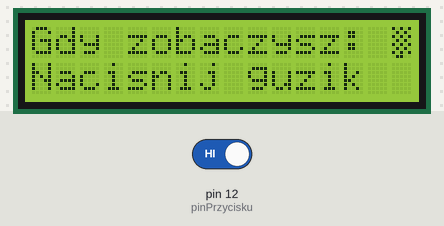
Bench run of a sketch on a simulated Arduino Uno, built with avr-gcc and run on an emulated ATmega328P. Shown: 16×2 character LCD. Inputs (shaded band) come from the test bench; at power-on: pin 12 (pinPrzycisku) HIGH. Random numbers use the default seed unless the sketch sets one.

Above: at 5.7 s.
5.8 s: pin 12 (pinPrzycisku) driven LOW
At 6.5 s:
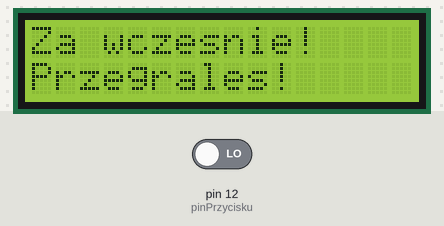
Timing chart, 0 to 8.8 s (numbered marks = the images above; inputs shaded):
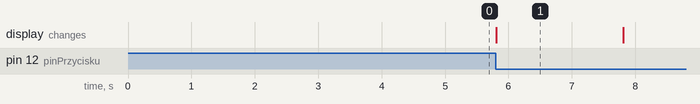

Measured:
- what the display in image 1 shows lasts 2.0 s, from 5.8 s to 7.8 s

The sketch:

Prosta_gra_lcd_nr2.ino
```cpp
#include <LiquidCrystal.h> //Dołączenie bilbioteki
LiquidCrystal lcd(2, 3, 4, 5, 6, 7); //Informacja o podłączeniu nowego wyświetlacza
int pinPrzycisku=12;
long timer =0;
long czasWyzwolenia;
boolean czyGraJestPrzegrana = false;

byte znak[7] = {
  B10101,
  B01010,
  B10101,
  B01010,
  B10101,
  B01010,
  B10101,
};

void setup() {
  pinMode(pinPrzycisku, INPUT_PULLUP);
  lcd.begin(16, 2); //Deklaracja typu
  lcd.createChar(0, znak); // tworzenie "customowego" znaku
  WyswietlEkranPoczatkowy ;

  randomSeed(analogRead(0)); // zapewnia, że losowane liczby są w pełni losowe
  // if analog input pin 0 is unconnected, random analog
  // noise will cause the call to randomSeed() to generate
  // different seed numbers each time the sketch runs.
  // randomSeed() will then shuffle the random function.
}

void WyswietlEkranPoczatkowy() {

  lcd.clear();
  lcd.setCursor(2,1);
  lcd.print("Sprawdz swoj");
  lcd.setCursor(0,1);
  lcd.print("refleks!");

  while (digitalRead(pinPrzycisku)==HIGH) {
  }

  lcd.clear();
  lcd.setCursor(0,0);
  lcd.print("Nacisnij guzik");
  lcd.setCursor(0,1);
  lcd.print("aby wystartowac");
  delay(300);

  while (digitalRead(pinPrzycisku)==HIGH) {
  }

}


void loop() {

  PoczatekTestu();
  test();


}

//--------------------------------------------

void PoczatekTestu(){
  lcd.clear();
  lcd.setCursor(0,0);
  lcd.print("Gdy zobaczysz: ");
  lcd.write(byte(0)); // wstawienie znaku
  lcd.setCursor(0,1);
  lcd.print("Nacisnij guzik");
  timer =0;
  while (timer < 5000) {
    delay(1);
    timer=timer+1;
    if (digitalRead(pinPrzycisku)==LOW) {
      timer==5000;
    }
  }


}

void test() {

  timer =0;
  czyGraJestPrzegrana==false;

  generujLosowyCzasWyzwolenia();
  czasPrzedWyzwoleniem();
  if (czyGraJestPrzegrana==false) {
    wyzwolenie();
    czasPoWyzwoleniu();
    PokazWynik();
  }

}

//--------------------------------------------

void generujLosowyCzasWyzwolenia() {
  czasWyzwolenia = random(1000,8000);
}

void czasPrzedWyzwoleniem() {
  while (timer < czasWyzwolenia) {
   delay(1);
    timer =timer+1;
    if (digitalRead(pinPrzycisku)==LOW) {
      Przegrana();
      break;
    }
  }

}
void wyzwolenie() {
  lcd.clear();
  lcd.setCursor(0,0);
  for (int i=0; i<16 ; i++) {
   lcd.write(byte(0));  //wstaw znak 15 razy
  }
  lcd.setCursor(0,1);
  for (int i=0; i<16 ; i++) {
   lcd.write(byte(0));  //wstaw znak 15 razy
  }


}


void czasPoWyzwoleniu() {
  timer=0;
  while (true) {
    if (digitalRead(pinPrzycisku)==LOW) {
     break;
    }
    else {
     delay(1);
     timer=timer+1;
    }


  }

}

void PokazWynik() {
  float Wynik;
  Wynik = timer / 1000;
  lcd.clear();
  lcd.setCursor(0,0);
  lcd.print("Nacisnoles po:");
  lcd.setCursor(0,1);
  lcd.print(Wynik);
  lcd.print(" sec!");


}

void Przegrana() {
  czyGraJestPrzegrana = true;
  lcd.clear();
  lcd.setCursor(0,0);
  lcd.print("Za wczesnie!");
  lcd.print("");
  lcd.setCursor(0,1);
  lcd.print("Przegrales!");
  delay(2000);

}
```
